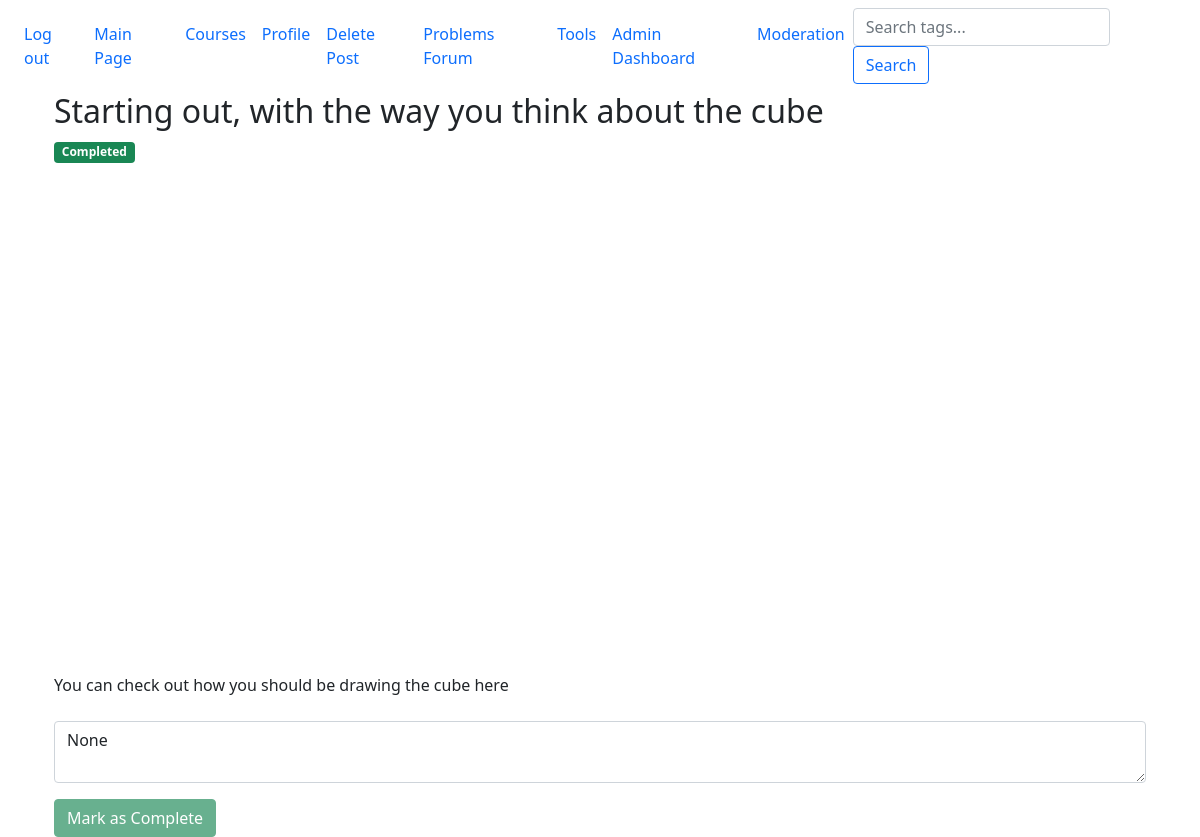
The page /lesson/1 (signed in) on the database its author committed.
### website/models.py (models this page shows)
class CourseContent(db.Model):
    id = db.Column(db.Integer, primary_key=True)
    course_id = db.Column(db.Integer, db.ForeignKey('course.id'), nullable=False)
    title = db.Column(db.String(100), nullable=False)
    text = db.Column(db.Text)  # description, notes, etc.
    video_url = db.Column(db.String(300))  # YouTube video link
    order = db.Column(db.Integer)  # order the contents like Lesson 1, Lesson 2...
    course = db.relationship('Course', backref=db.backref('contents', lazy=True, cascade="all, delete"))

class LessonProgress(db.Model):
    id = db.Column(db.Integer, primary_key=True)
    user_id = db.Column(db.Integer, db.ForeignKey('user.id'))
    lesson_id = db.Column(db.Integer, db.ForeignKey('course_content.id'))
    completed = db.Column(db.Boolean, default=False)
    last_accessed = db.Column(db.DateTime, default=datetime.utcnow)
    watch_time = db.Column(db.Integer, default=0)  # Store time spent in seconds
    notes = db.Column(db.Text, nullable=True)  # Optional user notes

### website/views.py (the view)
@views.route('/lesson/<int:lesson_id>', methods=['GET', 'POST'])
@login_required
def lesson_view(lesson_id):
    lesson = CourseContent.query.get_or_404(lesson_id)
    progress = LessonProgress.query.filter_by(
        user_id=current_user.id,
        lesson_id=lesson_id
    ).first()
    if not progress:
        progress = LessonProgress(user_id=current_user.id, lesson_id=lesson_id)
        db.session.add(progress)
    progress.last_accessed = datetime.utcnow()
    db.session.commit()
    return render_template(
        'lesson_view.html',
        lesson=lesson,
        progress=progress,
        user=current_user
    )

### website/__init__.py (called while the page is built)
def create_app():
    app = Flask(__name__)
    app.config['SECRET_KEY'] = 'touplis' #secret key for dev only
    app.config['SQLALCHEMY_DATABASE_URI'] = f'sqlite:///{DB_NAME}'
    db.init_app(app)
    migrate.init_app(app, db)
    from .views import views
    from .auth import auth
    from .admin import admin
    app.register_blueprint(views, url_prefix='/')
    app.register_blueprint(auth, url_prefix='/')
    app.register_blueprint(admin)
    from .models import User, Posts, Course
    login_manager = LoginManager()
    login_manager.login_view = 'auth.login'
    login_manager.init_app(app)
    @login_manager.user_loader
    def load_user(id):
        return User.query.get(int(id))
    @app.context_processor
    def inject_user():
        return dict(user=current_user)
    create_database(app)
    return app

### website/templates/lesson_view.html (shortened to what this page needs)
{% extends "base.html" %}
{% block content %}
<div class="container">
    <div class="lesson-header">
        <h2>{{ lesson.title }}</h2>
        <div class="progress-indicator">
            {% if progress.completed %}
            <span class="badge bg-success">Completed</span>
            {% else %}
            <span class="badge bg-warning">In Progress</span>
            {% endif %}
        </div>
    </div>
    {% if lesson.video_url %}
    <div class="video-container mb-4">
        <iframe
            width="100%"
            height="480"
            src="{{ lesson.video_url }}"
            frameborder="0"
            allowfullscreen
            id="lessonVideo">
        </iframe>
    </div>
    {% endif %}
    <div class="lesson-content mb-4">
        {{ lesson.text|safe }}
    </div>
    <div class="user-actions">
        <textarea
            class="form-control mb-3"
            id="userNotes"
            placeholder="Take notes here...">{{ progress.notes }}</textarea>
        <button
            class="btn btn-success"
            id="markComplete"
            {% if progress.completed %}disabled{% endif %}>
            Mark as Complete
        </button>
    </div>
</div>
{% endblock %}

### rows shown on the page
CourseContent: title "Starting out, with the way you think about the cube", text "You can check out how you should be drawing the cube here"
LessonProgress: notes "None"
